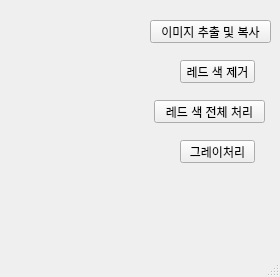
<?xml version="1.0" encoding="UTF-8"?>
<ui version="4.0">
 <class>MainWindow</class>
 <widget class="QMainWindow" name="MainWindow">
  <property name="geometry">
   <rect>
    <x>0</x>
    <y>0</y>
    <width>280</width>
    <height>277</height>
   </rect>
  </property>
  <property name="windowTitle">
   <string>과제</string>
  </property>
  <widget class="QWidget" name="centralwidget">
   <widget class="QLabel" name="label">
    <property name="geometry">
     <rect>
      <x>30</x>
      <y>60</y>
      <width>56</width>
      <height>12</height>
     </rect>
    </property>
    <property name="text">
     <string/>
    </property>
   </widget>
   <widget class="QPushButton" name="copybtn">
    <property name="geometry">
     <rect>
      <x>150</x>
      <y>20</y>
      <width>121</width>
      <height>23</height>
     </rect>
    </property>
    <property name="text">
     <string>이미지 추출 및 복사</string>
    </property>
   </widget>
   <widget class="QPushButton" name="redbtn">
    <property name="geometry">
     <rect>
      <x>180</x>
      <y>60</y>
      <width>75</width>
      <height>23</height>
     </rect>
    </property>
    <property name="text">
     <string>레드 색 제거</string>
    </property>
   </widget>
   <widget class="QPushButton" name="red_allbtn">
    <property name="geometry">
     <rect>
      <x>154</x>
      <y>100</y>
      <width>111</width>
      <height>23</height>
     </rect>
    </property>
    <property name="text">
     <string>레드 색 전체 처리</string>
    </property>
   </widget>
   <widget class="QPushButton" name="graybtn">
    <property name="geometry">
     <rect>
      <x>180</x>
      <y>140</y>
      <width>75</width>
      <height>23</height>
     </rect>
    </property>
    <property name="text">
     <string>그레이처리</string>
    </property>
   </widget>
  </widget>
  <widget class="QMenuBar" name="menubar">
   <property name="geometry">
    <rect>
     <x>0</x>
     <y>0</y>
     <width>280</width>
     <height>21</height>
    </rect>
   </property>
  </widget>
  <widget class="QStatusBar" name="statusbar"/>
 </widget>
 <resources/>
 <connections/>
</ui>
